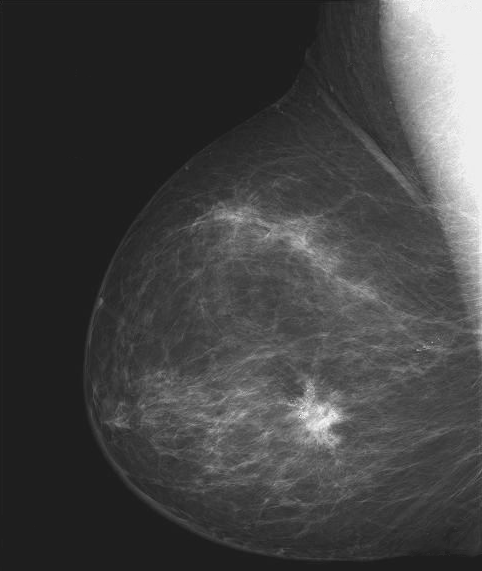
#> input picture PA2/Fig0304(a).tif, 482 x 571 px
$ jupyter execute --allow-errors PA2.ipynb   (shell and % lines are left out)   (older library calls are emulated)
#> lines starting #> are read from the running program, lines starting #| are printed output that depends on the picture
# Nima Aghli

[cell 1]
from pylab import *
import matplotlib
import matplotlib.pyplot as plt
import numpy as np
import cv2
import matplotlib.image as mpimg
from pylab import *
import pandas as pd

## Figure 3.4.b

[cell 2]
######### Figure 3.4.b#########
img=mpimg.imread('Fig0304(a).tif')
#> img is the input picture: shape (571, 482); min 21, max 255, mean 66.7
img_p = cv2.imread('Fig0304(a).tif')
img_negative=255-img_p#substract the max intensity value from each pixel to reverse values
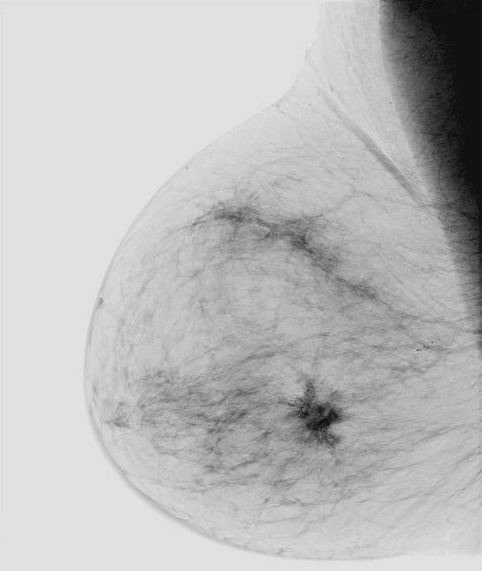
#> img_negative: shape (571, 482, 3); min 0, max 234, mean 188.3

figure()
plt.imshow(img_p)
title('Original Image')
show()

figure()
plt.imshow(img_negative)
title('Negative Image')
show()
########## END Figure 3.4.b#########

## Figure 3.16

[cell 3]
######### Figure 3.16 #########
img_1 = cv2.imread('Fig0316(1).tif')
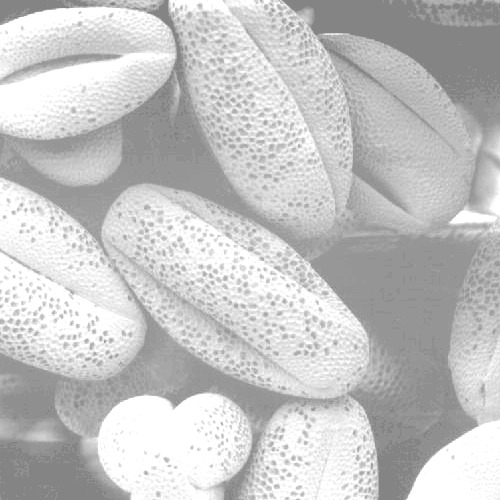
#> input picture PA2/Fig0316(1).tif, 500 x 500 px
#> img_1 is the input picture: shape (500, 500, 3); min 132, max 255, mean 196.4
img_2 = cv2.imread('Fig0316(2).tif')
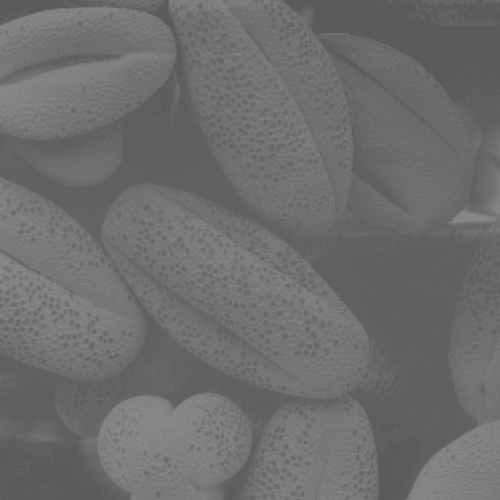
#> input picture PA2/Fig0316(2).tif, 500 x 500 px
#> img_2 is the input picture: shape (500, 500, 3); min 91, max 138, mean 109.1
img_3 = cv2.imread('Fig0316(3).tif')
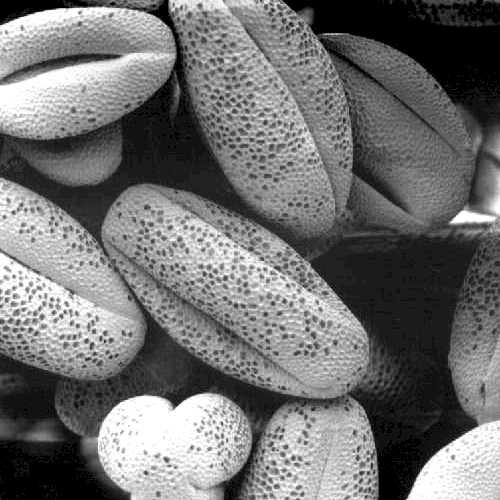
#> input picture PA2/Fig0316(3).tif, 500 x 500 px
#> img_3 is the input picture: shape (500, 500, 3); min 0, max 255, mean 113.2
img_4 = cv2.imread('Fig0316(4).tif')
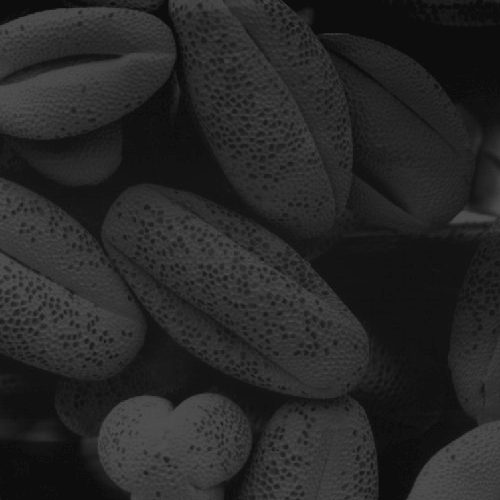
#> input picture PA2/Fig0316(4).tif, 500 x 500 px
#> img_4 is the input picture: shape (500, 500, 3); min 13, max 83, mean 38.7


nrows = 4
ncols = 2
fig = plt.figure(figsize=(10, 15))
ax = fig.add_subplot(nrows, ncols, 1)
ax.imshow(img_4)
ax = fig.add_subplot(nrows, ncols, 2)
ax.hist(img_4.ravel(),256,[0,256]);

ax = fig.add_subplot(nrows, ncols, 3)
ax.imshow(img_1)
ax = fig.add_subplot(nrows, ncols, 4)
ax.hist(img_1.ravel(),256,[0,256]);

ax = fig.add_subplot(nrows, ncols, 5)
ax.imshow(img_2)
ax = fig.add_subplot(nrows, ncols, 6)
ax.hist(img_2.ravel(),256,[0,256]);

ax = fig.add_subplot(nrows, ncols, 7)
ax.imshow(img_3)
ax = fig.add_subplot(nrows, ncols, 8)
ax.hist(img_3.ravel(),256,[0,256]);
######### END Figure 3.16 #########
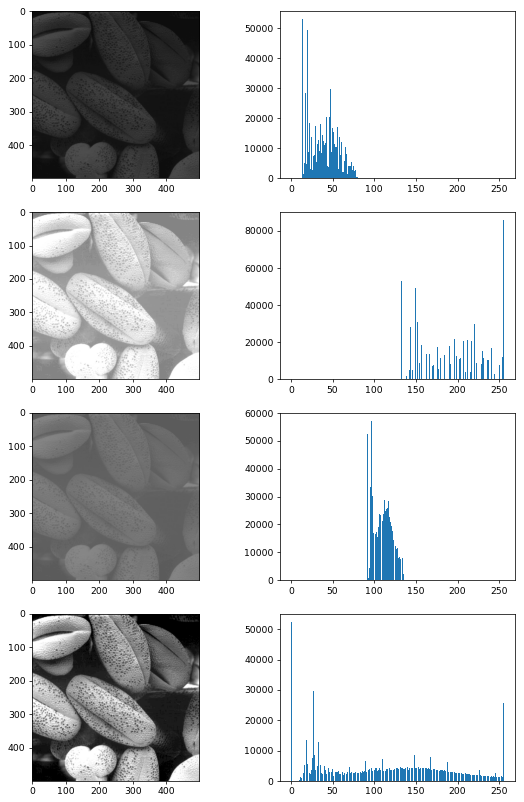
#> figure drawn by matplotlib, 8 panels; panel 2: tallest bar 53154 high, from x = 13 to 14; panel 4: tallest bar 85977 high, from x = 255 to 256; panel 6: tallest bar 57234 high, from x = 96 to 97; panel 8: tallest bar 52488 high, from x = 0 to 1

## Figure 3.20 (Histogram Equalizetion)

[cell 4]
## Figure 3.20 Histogram Equalizetion Example ##
img_1 = cv2.imread('Fig0316(1).tif',0)
#> img_1: shape (500, 500); min 132, max 255, mean 196.4
img_2 = cv2.imread('Fig0316(2).tif',0)
#> img_2: shape (500, 500); min 91, max 138, mean 109.1
img_3 = cv2.imread('Fig0316(3).tif',0)
#> img_3: shape (500, 500); min 0, max 255, mean 113.2
img_4 = cv2.imread('Fig0316(4).tif',0)
#> img_4: shape (500, 500); min 13, max 83, mean 38.7

equ_1 = cv2.equalizeHist(img_1)
equ_2 = cv2.equalizeHist(img_2)
equ_3 = cv2.equalizeHist(img_3)
equ_4 = cv2.equalizeHist(img_4)

#strat showing
nrows = 4
ncols = 3
fig = plt.figure(figsize=(10, 15))
ax = fig.add_subplot(nrows, ncols, 1)
ax.imshow(img_4,cmap = plt.get_cmap('gray'), vmin = 0, vmax = 255)
ax = fig.add_subplot(nrows, ncols, 2)
ax.imshow(equ_4,cmap = plt.get_cmap('gray'), vmin = 0, vmax = 255)
ax = fig.add_subplot(nrows, ncols, 3)
ax.hist(equ_4.ravel(),256,[0,256]);

fig = plt.figure(figsize=(10, 15))
ax = fig.add_subplot(nrows, ncols, 4)
ax.imshow(img_1,cmap = plt.get_cmap('gray'), vmin = 0, vmax = 255)
ax = fig.add_subplot(nrows, ncols, 5)
ax.imshow(equ_1,cmap = plt.get_cmap('gray'), vmin = 0, vmax = 255)
ax = fig.add_subplot(nrows, ncols, 6)
ax.hist(equ_1.ravel(),256,[0,256]);

fig = plt.figure(figsize=(10, 15))
ax = fig.add_subplot(nrows, ncols, 7)
ax.imshow(img_2,cmap = plt.get_cmap('gray'), vmin = 0, vmax = 255)
ax = fig.add_subplot(nrows, ncols, 8)
ax.imshow(equ_2,cmap = plt.get_cmap('gray'), vmin = 0, vmax = 255)
ax = fig.add_subplot(nrows, ncols, 9)
ax.hist(equ_2.ravel(),256,[0,256]);


fig = plt.figure(figsize=(10, 15))
ax = fig.add_subplot(nrows, ncols, 7)
ax.imshow(img_3,cmap = plt.get_cmap('gray'), vmin = 0, vmax = 255)
ax = fig.add_subplot(nrows, ncols, 8)
ax.imshow(equ_3,cmap = plt.get_cmap('gray'), vmin = 0, vmax = 255)
ax = fig.add_subplot(nrows, ncols, 9)
ax.hist(equ_3.ravel(),256,[0,256]);
#### End Figure 3.20 Histogram Equalizetion Example ####
#> figure, not shown here; panel 3: tallest bar 17814 high, from x = 0 to 1
#> figure, not shown here; panel 3: tallest bar 28659 high, from x = 255 to 256
#> figure, not shown here; panel 3: tallest bar 19078 high, from x = 35 to 36
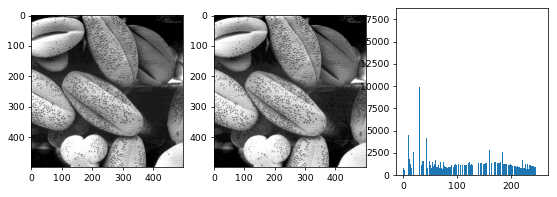
#> figure drawn by matplotlib, 3 panels; panel 3: tallest bar 17913 high, from x = 0 to 1

## Figure 3.35(Median And Averaging Special filter With OpenCV)

[cell 5]
# Figure 3.35 median special filter averaging special filter using opencv##
img_5 = cv2.imread('Fig0335(a).tif')
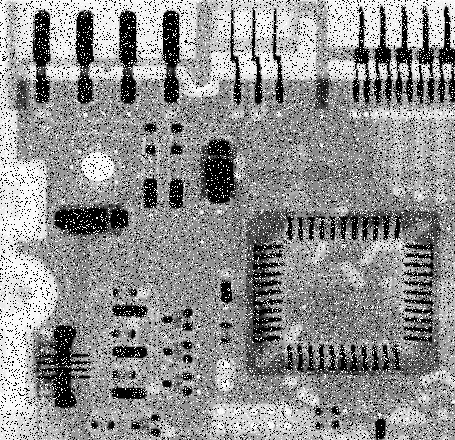
#> input picture PA2/Fig0335(a).tif, 455 x 440 px
#> img_5 is the input picture: shape (440, 455, 3); min 0, max 255, mean 144.1

blur_5 = cv2.blur(img_5,(3,3))
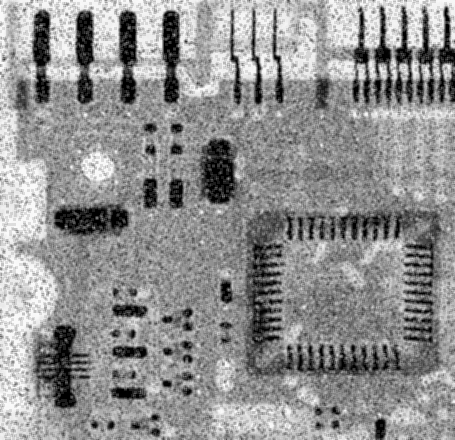
#> blur_5: shape (440, 455, 3); min 0, max 253, mean 144
median_5 = cv2.medianBlur(img_5,3)
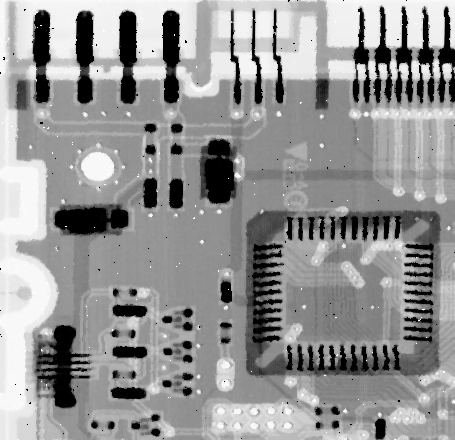
#> median_5: shape (440, 455, 3); min 0, max 255, mean 148.2
nrows = 1
ncols = 3
fig = plt.figure(figsize=(10, 15))
ax = fig.add_subplot(nrows, ncols, 1)
ax.imshow(img_5)

ax = fig.add_subplot(nrows, ncols, 2)
ax.imshow(blur_5)
ax = fig.add_subplot(nrows, ncols, 3)
ax.imshow(median_5)
#######End Figure 3.35###############
